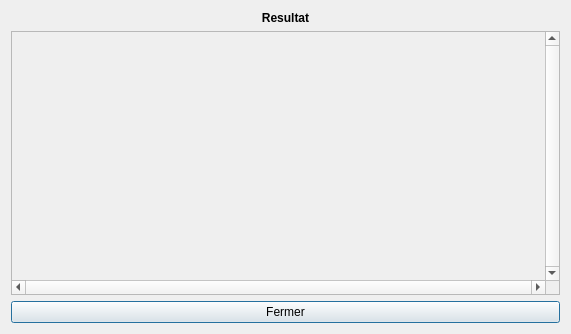
<?xml version="1.0" encoding="UTF-8"?>
<ui version="4.0">
 <class>ResultDialog</class>
 <widget class="QDialog" name="ResultDialog">
  <property name="geometry">
   <rect>
    <x>0</x>
    <y>0</y>
    <width>571</width>
    <height>334</height>
   </rect>
  </property>
  <property name="windowTitle">
   <string>Dialog</string>
  </property>
  <layout class="QVBoxLayout" name="verticalLayout">
   <item>
    <widget class="QLabel" name="resultLabel_">
     <property name="font">
      <font>
       <weight>75</weight>
       <bold>true</bold>
      </font>
     </property>
     <property name="text">
      <string>Resultat</string>
     </property>
     <property name="alignment">
      <set>Qt::AlignCenter</set>
     </property>
    </widget>
   </item>
   <item>
    <widget class="QScrollArea" name="scrollArea_">
     <property name="verticalScrollBarPolicy">
      <enum>Qt::ScrollBarAlwaysOn</enum>
     </property>
     <property name="horizontalScrollBarPolicy">
      <enum>Qt::ScrollBarAlwaysOn</enum>
     </property>
     <property name="widgetResizable">
      <bool>true</bool>
     </property>
     <widget class="QWidget" name="scrollAreaWidgetContents">
      <property name="geometry">
       <rect>
        <x>0</x>
        <y>0</y>
        <width>538</width>
        <height>246</height>
       </rect>
      </property>
     </widget>
    </widget>
   </item>
   <item>
    <widget class="QPushButton" name="closeButton_">
     <property name="text">
      <string>Fermer</string>
     </property>
    </widget>
   </item>
  </layout>
 </widget>
 <resources/>
 <connections/>
</ui>
